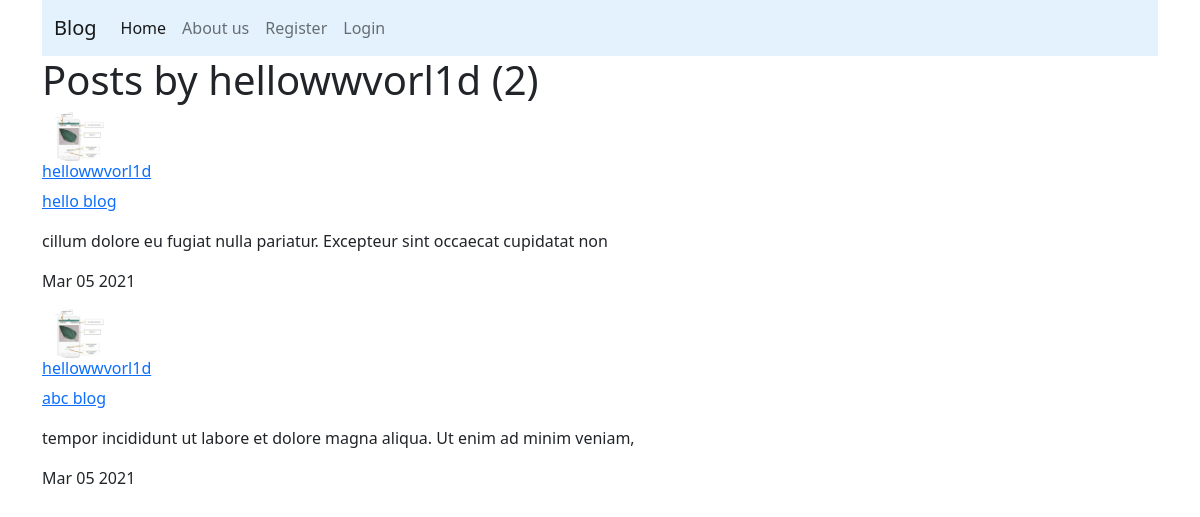
Screenshot of /viewuser/hellowwvorl1d/ with the database file from the repository.
### blog/models.py (models this page shows, shortened)
class PostModel(models.Model):
    title=models.CharField(max_length=100)
    content = models.TextField()
    date_posted = models.DateTimeField(default=timezone.now)
    auther= models.ForeignKey(User,on_delete=models.CASCADE)

### usersapp/models.py (models this page shows, shortened)
class profileModel(models.Model):
    user=models.OneToOneField(User,on_delete=models.CASCADE)
    image=models.ImageField(upload_to='profile_pics',default='default.jpg')

### blog/views.py (the view)
# urls.py: path("viewuser/<str:username>/",views.UserListView.as_view(),name="viewuser"),
class UserListView(ListView):
    model = PostModel
    context_object_name='posts'
    print("+ew++++++++++++")
    paginate_by=5
    template_name="blog/user_list.html"
    def get_queryset(self):
        user=get_object_or_404(User,username=self.kwargs.get('username'))
        print(user,"+++++++++++++")
        return PostModel.objects.filter(auther=user).order_by('-date_posted')

### blog/templates/blog/user_list.html
{% extends 'blog/base.html' %}
{% block bodyblock %}
<h1>Posts by {{view.kwargs.username}} ({{page_obj.paginator.count}})</h1>
{% for post in posts %}
<div class="jumbotron">
 <img class="rounded-circle account-img" height="50" src="{{post.auther.profilemodel.image.url}}"
                alt="{{user.username}}  no image" srcset="">
        <h6><a href="{% url 'blog:viewuser' post.auther %}"> {{post.auther}}</a></h6>
        <p><a href="{% url 'blog:detail' post.id %}">{{post.title}}</a></p>
        <p>{{post.content}}</p>
        <p>{{post.date_posted|date:" M d Y "}}</p>
</div>
{% endfor %}
{% endblock %}

### blog/templates/blog/base.html (shortened to what this page needs)
{% load static %}
<html>
<head>
    <link rel="stylesheet" href="{% static  '/bootstrap.min.css' %}">
</head>
<body>
    <div class="container">
<nav class="navbar navbar-expand-lg navbar-light" style="background-color: #e3f2fd;">
  <div class="container-fluid">
    <a class="navbar-brand" href="{% url 'blog:home' %}">Blog</a>
    <div class="collapse navbar-collapse" id="navbarSupportedContent">
      <ul class="navbar-nav me-auto mb-2 mb-lg-0">
        <li class="nav-item">
          <a class="nav-link active" aria-current="page" href="#">Home</a>
        </li>
        <li class="nav-item">
          <a class="nav-link" href="#">About us</a>
        </li>
        {% if user.is_authenticated %}
        <li class="nav-item">
          <a class="nav-link" href="{% url 'blog:create' %}">create</a>
        </li>
        <li class="nav-item">
          <a class="nav-link" href="{% url 'usersapp:profile' %}">Profile</a>
        </li>
        <li class="nav-item">
          <a class="nav-link" href="{% url 'usersapp:logout' %}">Logout</a>
        </li>
        {% else %}
        <li class="nav-item">
          <a class="nav-link" href="{% url 'usersapp:register' %}">Register</a>
        </li>
        <li class="nav-item">
          <a class="nav-link" href="{% url 'usersapp:login' %}">Login</a>
        </li>
        {% endif %}
      </ul>
    </div>
  </div>
</nav>
    {% block bodyblock %}
     {% endblock %}
    </div>
</body>
</html>

### rows the page displays
PostModel: auther.profilemodel.image (placeholder picture), auther "hellowwvorl1d", title "hello blog", content "cillum dolore eu fugiat nulla pariatur. Excepteur sint occaecat cupidatat non", date_posted "Mar 05 2021"
PostModel: auther.profilemodel.image (placeholder picture), auther "hellowwvorl1d", title "abc blog", content "tempor incididunt ut labore et dolore magna aliqua. Ut enim ad minim veniam,", date_posted "Mar 05 2021"

### other values shown
{{ view.kwargs.username }} "hellowwvorl1d"
{{ page_obj.paginator.count }} "2"
